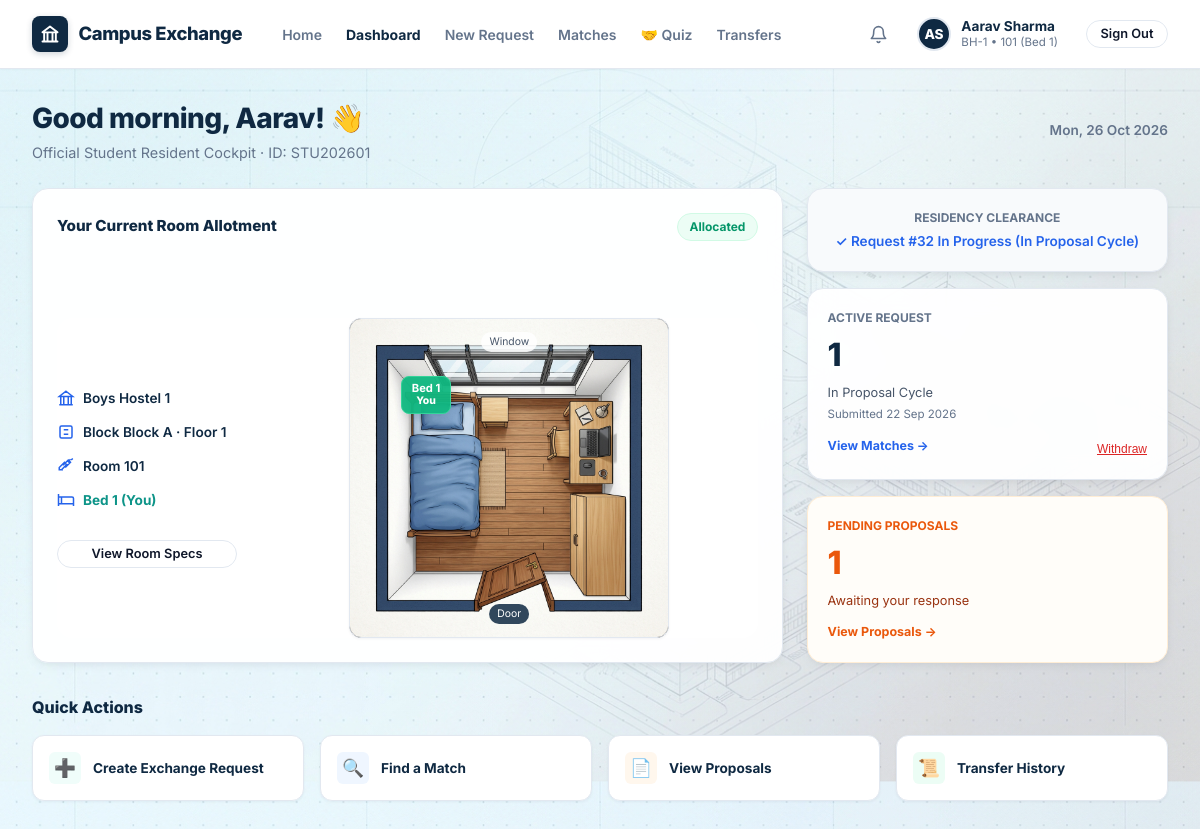
Page /dashboard/ (signed in) on the earlier database version.
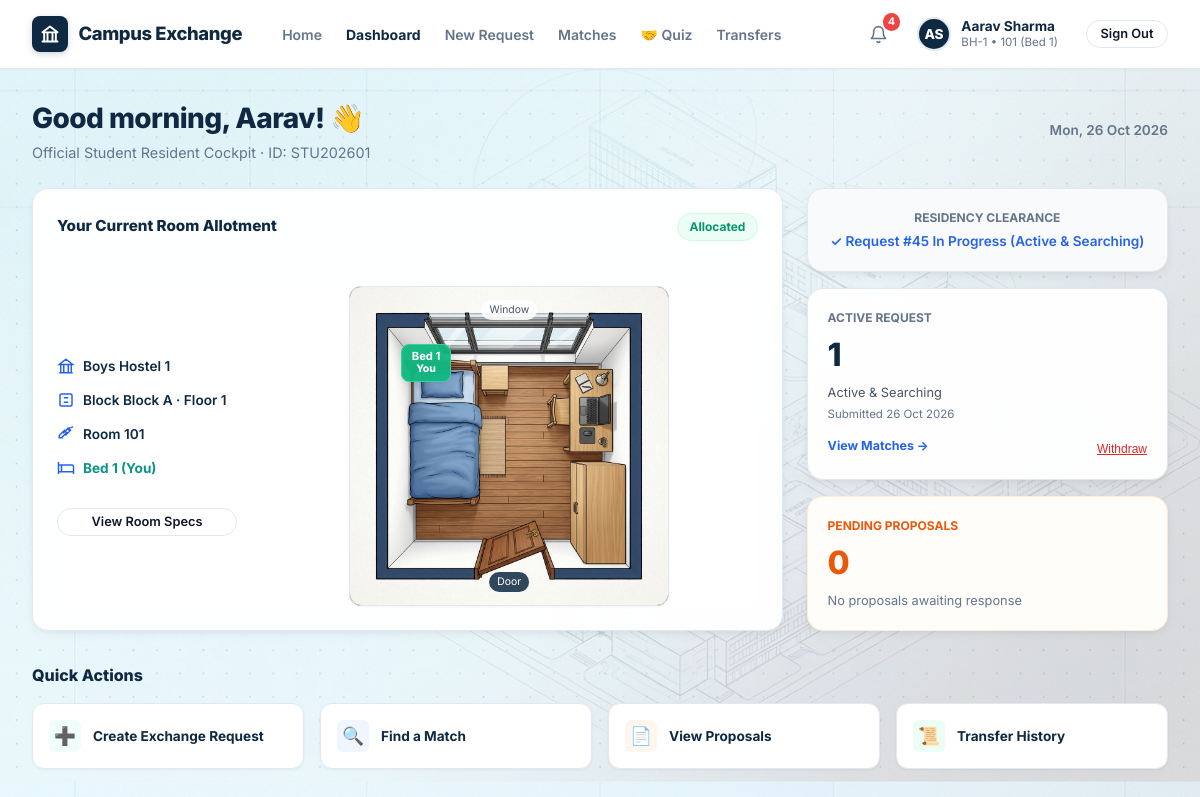
Same page on the later database version.
### exchange/models.py (models this page shows, shortened)
class ExchangeRequest(models.Model):
    class RequestStatus(models.TextChoices):
        DRAFT = 'DRAFT', 'Draft'
        ACTIVE = 'ACTIVE', 'Active & Searching'
        MATCHED = 'MATCHED', 'Match Found'
        PROPOSED = 'PROPOSED', 'In Proposal Cycle'
        COMPLETED = 'COMPLETED', 'Transfer Completed'
        WITHDRAWN = 'WITHDRAWN', 'Withdrawn by Student'
        EXPIRED = 'EXPIRED', 'Expired'
        REJECTED = 'REJECTED', 'Eligibility Rejected'
    requester = models.ForeignKey(settings.AUTH_USER_MODEL, on_delete=models.CASCADE, related_name='exchange_requests')
    current_bed = models.ForeignKey(Bed, on_delete=models.PROTECT, related_name='source_exchange_requests')
    preferred_hostel = models.ForeignKey(Hostel, null=True, blank=True, on_delete=models.SET_NULL, related_name='targeted_requests')
    preferred_room_type = models.CharField(max_length=20, choices=Room.RoomType.choices, blank=True)
    preferred_floor = models.IntegerField(null=True, blank=True)
    specific_target_room = models.ForeignKey(Room, null=True, blank=True, on_delete=models.SET_NULL, related_name='directly_requested_in')
    reason = models.TextField(blank=True, help_text="Academic, medical, or study preference explanation")
    status = models.CharField(max_length=20, choices=RequestStatus.choices, default=RequestStatus.ACTIVE, db_index=True)
    expires_at = models.DateTimeField(null=True, blank=True)
    created_at = models.DateTimeField(auto_now_add=True)
    updated_at = models.DateTimeField(auto_now=True)
    class Meta:
        ordering = ['-created_at']

### exchange/views.py (the view, shortened to what this page needs)
# urls.py: path('dashboard/', views.student_dashboard, name='dashboard'),
def student_dashboard(request):
    user = request.user
    if user.is_admin_role and not user.is_student:
        return redirect('/admin/policies/')
    if (user.is_chief_warden or user.is_warden) and not user.is_student:
        return redirect('/warden/approvals/')
    if user.is_dsw and not user.is_student:
        return redirect('/dean/analytics/')
    current_bed = getattr(user, 'allocated_bed', None)
    room_matrix = None
    if current_bed:
        room_matrix = occupancy_service.get_room_visual_matrix(current_bed.room_id)
    active_request = ExchangeRequest.objects.filter(
        requester=user,
        status__in=[
            ExchangeRequest.RequestStatus.ACTIVE,
            ExchangeRequest.RequestStatus.MATCHED,
            ExchangeRequest.RequestStatus.PROPOSED
        ]
    ).first()
    active_proposals = ExchangeProposal.objects.filter(
        participants__student=user,
        status__in=[
            ExchangeProposal.ProposalStatus.PENDING_ACCEPTANCE,
            ExchangeProposal.ProposalStatus.PARTIALLY_ACCEPTED,
            ExchangeProposal.ProposalStatus.READY_FOR_APPROVAL
        ]
    ).distinct()
    transfers = TransferRecord.objects.filter(student=user).select_related(
        'previous_bed__room__block__hostel',
        'new_bed__room__block__hostel',
        'approved_by'
    )[:5]
    vacant_beds = []
    eligibility = EligibilityService.validate_student_eligibility(user)
    return render(request, 'exchange/student_dashboard.html', {
        'current_bed': current_bed,
        'room_matrix': room_matrix,
        'active_request': active_request,
        'active_proposals': active_proposals,
        'transfers': transfers,
        'eligibility': eligibility,
        'vacant_beds': vacant_beds,
    })

### accounts/models.py (called while the page is built)
    @property
    def is_student(self):
        return self.role == self.Role.STUDENT

    @property
    def is_warden(self):
        return self.role in (self.Role.WARDEN, self.Role.CHIEF_WARDEN)

    @property
    def is_chief_warden(self):
        return self.role == self.Role.CHIEF_WARDEN

    @property
    def is_admin_role(self):
        return self.role == self.Role.ADMIN or self.is_superuser

    @property
    def is_dsw(self):
        return self.role == self.Role.DSW

### exchange/services/eligibility_service.py (called while the page is built)
    @staticmethod
    def get_policy_int(rule_type: str, default: int) -> int:
        try:
            rule = PolicyRule.objects.filter(rule_type=rule_type, is_active=True).first()
            return rule.int_value if rule else default
        except Exception:
            return default

    @staticmethod
    def get_policy_bool(rule_type: str, default: bool) -> bool:
        try:
            rule = PolicyRule.objects.filter(rule_type=rule_type, is_active=True).first()
            return rule.bool_value if rule else default
        except Exception:
            return default

### hostel/models.py (called while the page is built)
    @property
    def full_name(self):
        return f"{self.block.hostel.name} [{self.block.name}] Room {self.room_number}"

### templates/exchange/student_dashboard.html (shortened to what the changed rows need)
{% extends 'base.html' %}
{% load static %}
{% block content %}
<div class="page-header" style="margin-bottom: 1.5rem;">
  <div class="page-title-group">
    <h1>Good morning, {{ request.user.first_name|default:request.user.username }}! 👋</h1>
  </div>
</div>
<div class="grid-2" style="grid-template-columns: 1.35fr 0.65fr; align-items: stretch; margin-bottom: 2rem;">
  <div style="display: flex; flex-direction: column; gap: 1rem;">
    <div class="card" style="background: #F8FAFC; padding: 1.25rem; text-align: center;">
      <div style="font-size: 0.75rem; font-weight: 700; color: var(--text-muted); text-transform: uppercase; margin-bottom: 0.25rem;">
        Residency Clearance
      </div>
      {% if active_request %}
        <div style="font-size: 0.85rem; font-weight: 600; color: #2563EB;">
          ✓ Request #{{ active_request.id }} In Progress ({{ active_request.get_status_display }})
        </div>
      {% elif eligibility.eligible %}
        <div style="font-size: 0.85rem; font-weight: 600; color: #059669;">
          ✓ Eligible for Transfer Requests
        </div>
      {% else %}
        <div style="font-size: 0.85rem; font-weight: 600; color: #DC2626;" title="{{ eligibility.reasons.0 }}">
          ✕ {{ eligibility.reasons.0|default:"Ineligible for New Request" }}
        </div>
      {% endif %}
    </div>
    <div class="card" style="padding: 1.25rem;">
      <div style="font-size: 0.75rem; font-weight: 700; color: var(--text-muted); text-transform: uppercase;">
        Active Request
      </div>
      <div style="font-size: 2rem; font-weight: 800; color: var(--navy-800); margin: 0.25rem 0;">
        {% if active_request %}1{% else %}0{% endif %}
      </div>
      {% if active_request %}
        <div style="font-size: 0.8rem; color: var(--text-secondary);">
          {{ active_request.get_status_display }}
        </div>
        <div style="font-size: 0.72rem; color: var(--text-muted); margin-top: 0.2rem;">
          Submitted {{ active_request.created_at|date:"d M Y" }}
        </div>
        <div style="margin-top: 0.75rem; display: flex; align-items: center; justify-content: space-between; gap: 0.5rem;">
          <a href="{% url 'matches' %}" style="font-size: 0.78rem; font-weight: 700; color: #2563EB; text-decoration: none;">
            View Matches →
          </a>
          <form method="post" action="{% url 'withdraw_request' pk=active_request.id %}" style="display: inline; margin: 0;">
            <button type="submit" style="background: none; border: none; padding: 0; font-size: 0.75rem; color: #DC2626; cursor: pointer; text-decoration: underline;" onclick="return confirm('Withdraw your current exchange request #{{ active_request.id }}?');">
              Withdraw
            </button>
          </form>
        </div>
      {% endif %}
    </div>
    <div class="card" style="padding: 1.25rem; border-color: var(--orange-100); background: #FFFDF9;">
      <div style="font-size: 0.75rem; font-weight: 700; color: var(--orange-600); text-transform: uppercase;">
        Pending Proposals
      </div>
      <div style="font-size: 2rem; font-weight: 800; color: var(--orange-600); margin: 0.25rem 0;">
        {{ active_proposals.count }}
      </div>
      {% if active_proposals %}
        <div style="font-size: 0.8rem; color: #9A3412; margin-bottom: 0.5rem;">
          Awaiting your response
        </div>
        <a href="{% url 'matches' %}" style="font-size: 0.78rem; font-weight: 700; color: var(--orange-600); text-decoration: none;">
          View Proposals →
        </a>
      {% else %}
        <div style="font-size: 0.8rem; color: var(--text-muted);">
          No proposals awaiting response
        </div>
      {% endif %}
    </div>
  </div>
</div>
{% endblock %}

### templates/base.html (shortened to what the changed rows need)
<!DOCTYPE html>
<html lang="en">
<head>
  {% load static %}
  <link rel="stylesheet" href="{% static 'css/style.css' %}">
</head>
<body>
  <header class="top-navbar">
    <div class="navbar-inner">
      <div class="navbar-controls">
        {% if user.is_authenticated %}
          <a href="{% url 'dashboard' %}" class="nav-icon-bell" title="Notifications" style="position: relative;">
            <svg width="19" height="19" viewBox="0 0 24 24" fill="none" stroke="currentColor" stroke-width="2" stroke-linecap="round" stroke-linejoin="round">
              <path d="M18 8A6 6 0 0 0 6 8c0 7-3 9-3 9h18s-3-2-3-9"></path>
              <path d="M13.73 21a2 2 0 0 1-3.46 0"></path>
            </svg>
            {% if unread_notifications_count > 0 %}
              <span style="position: absolute; top: -3px; right: -3px; background: #EF4444; color: #FFFFFF; font-size: 0.65rem; padding: 1px 5px; border-radius: 10px; font-weight: 700;">{{ unread_notifications_count }}</span>
            {% endif %}
          </a>
        {% endif %}
      </div>
    </div>
  </header>
  <main class="main-container">
    {% block content %}{% endblock %}
  </main>
</body>
</html>

Differences in the rows shown:
removed ExchangeRequest: id "32", status "In Proposal Cycle", created_at "22 Sep 2026"
added ExchangeRequest: id "45", status "Active & Searching", created_at "26 Oct 2026"
Other differences:
{{ unread_notifications_count }}: (not shown) → "4"
{{ active_proposals.count }}: "1" → "0"
text no longer shown: "Awaiting your response View Proposals →"
text now shown: "No proposals awaiting response"
